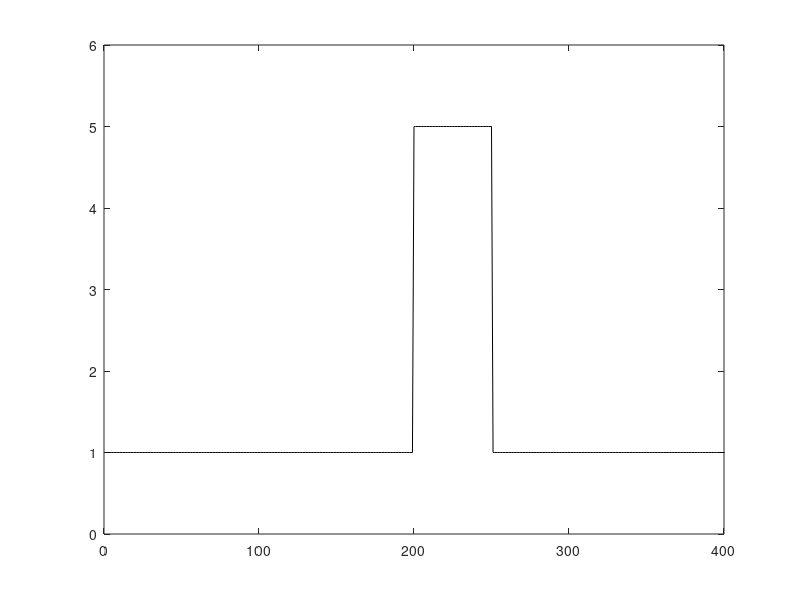

MATLAB code for this plot: (Note: this script raises an error after producing the figure.)
clear;
x =1:0.01:5;
y=zeros(size(x));
y(1:end) = 1;%cos(5.*x(1:end));
y(200:250) = 5;
%[filename pathname] = uigetfile('*.mat');
%load(strcat(pathname,filename),'mat_intens');
%signal = mat_intens{4};
%sizeT = size(signal,3);
%s= zeros(1,sizeT);
% for i=1:sizeT
%     s(i) = sum(sum(signal(:,:,i)));
% end

mina = 1;
maxa = 36;
figure();
plot(y,'k');
axis([0 400 0 6]);

e = mycwt(y,mina,maxa);
%figure();
%imagesc(abs(c).^2);
%set(gca,'YTick',1:10:maxa-mina+1);
%set(gca,'YTickLabel',mina:10:maxa);
%set(gca,'YDir', 'normal');
%colormap(jet);
figure();
plot(e,'k');
set(gca,'FontName','Arial Cyr','FontSize',12);
xlim([0 400]);
sum(e)
e = AnalyzW(y,mina,maxa,1,1);
figure();
plot(e,'k');
set(gca,'FontName','Arial Cyr','FontSize',12);
xlim([0 400]);
%sum(e)
